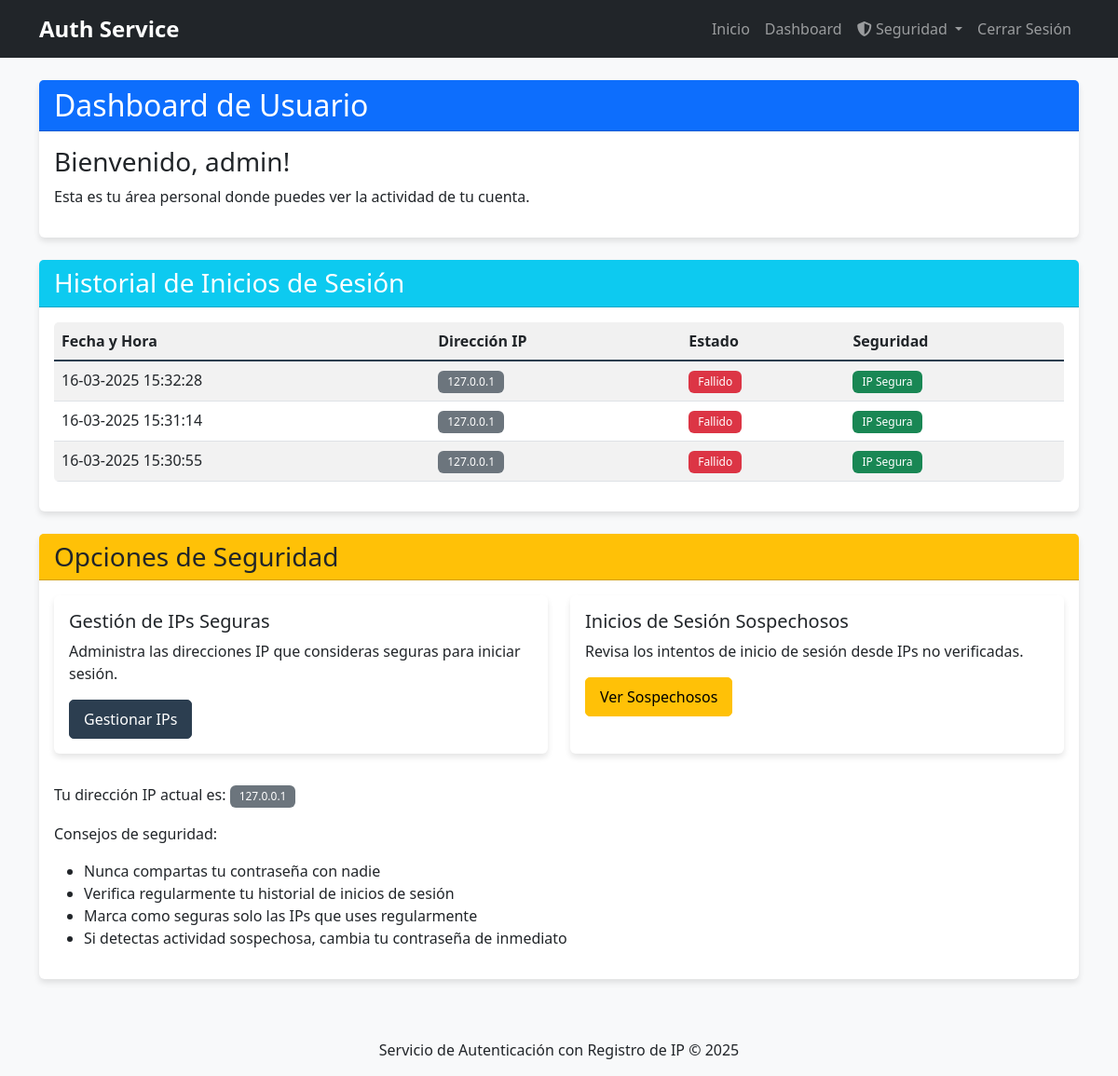
Page /dashboard (signed in) on the earlier database version.
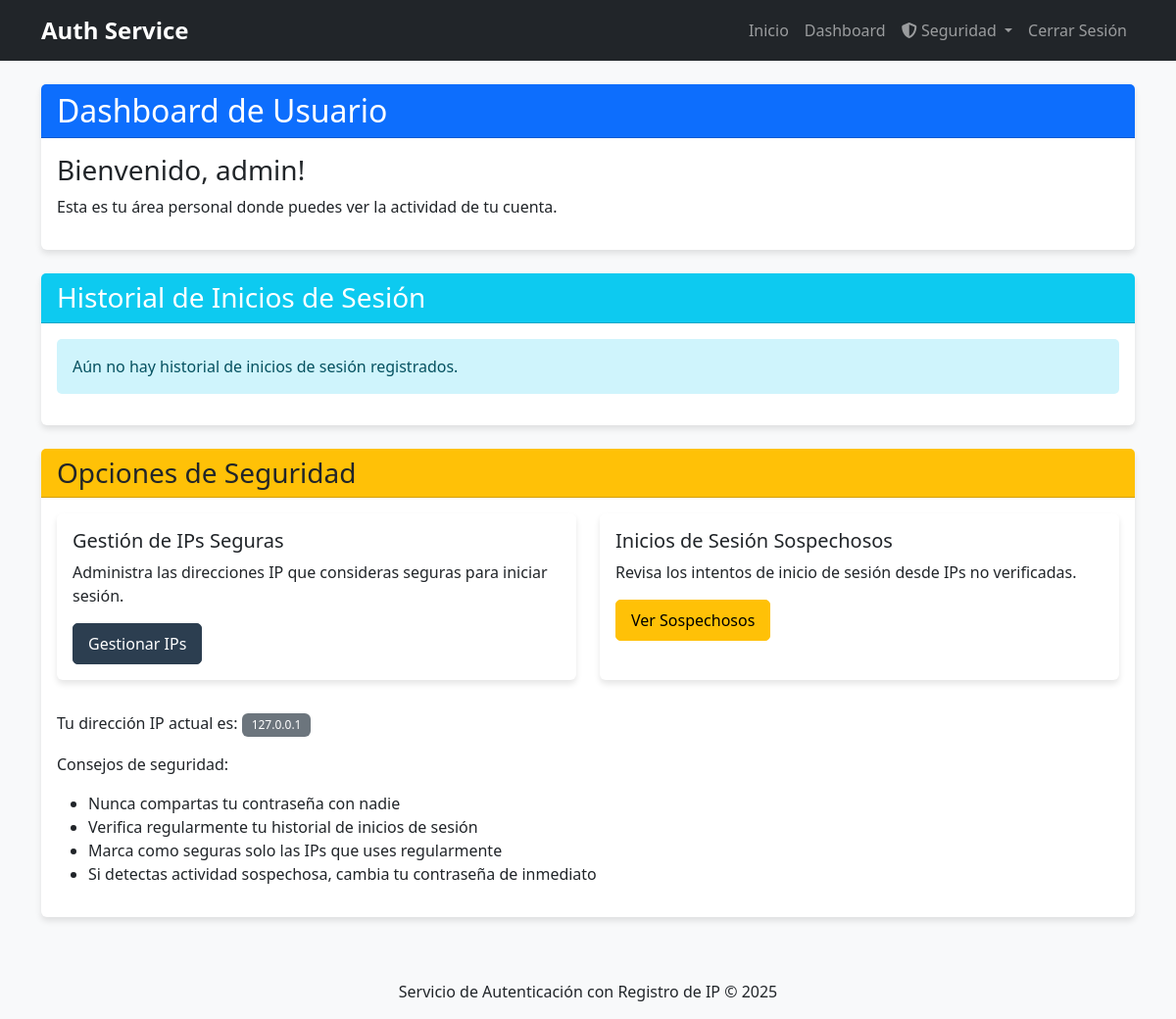
Same page on the later database version.
### app.py (models this page shows)
class LoginHistory(db.Model):
    id = db.Column(db.Integer, primary_key=True)
    user_id = db.Column(db.Integer, db.ForeignKey('user.id'), nullable=False)
    ip_address = db.Column(db.String(45), nullable=False)  # IPv6 puede ser largo
    timestamp = db.Column(db.DateTime, default=datetime.utcnow)
    success = db.Column(db.Boolean, default=True)
    is_suspicious = db.Column(db.Boolean, default=False)  # Nuevo campo para marcar IPs sospechosas

### app.py (the view)
@app.route('/dashboard')
def dashboard():
    if 'user_id' not in session:
        flash('Debes iniciar sesión primero.')
        return redirect(url_for('login'))
    user = User.query.get(session['user_id'])
    login_history = LoginHistory.query.filter_by(user_id=user.id).order_by(LoginHistory.timestamp.desc()).all()
    return render_template('dashboard.html', user=user, login_history=login_history)

### app.py (called while the page is built)
def is_ip_safe(ip_address):
    return SafeIP.query.filter_by(ip_address=ip_address).first() is not None

@app.context_processor
def utility_processor():
    return {
        'is_ip_safe': is_ip_safe
    }

### templates/dashboard.html (shortened to what the changed rows need)
{% extends 'base.html' %}
{% block content %}
<div class="row">
    <div class="col-md-12">
        <div class="card mb-4">
            <div class="card-header bg-primary text-white">
                <h2 class="mb-0">Dashboard de Usuario</h2>
            </div>
        </div>
    </div>
</div>
<div class="row">
    <div class="col-md-12">
        <div class="card">
            <div class="card-body">
                {% if login_history %}
                <div class="table-responsive">
                    <table class="table table-striped table-hover">
                        <thead>
                            <tr>
                                <th>Fecha y Hora</th>
                                <th>Dirección IP</th>
                                <th>Estado</th>
                                <th>Seguridad</th>
                            </tr>
                        </thead>
                        <tbody>
                            {% for login in login_history %}
                            <tr>
                                <td>{{ login.timestamp.strftime('%d-%m-%Y %H:%M:%S') }}</td>
                                <td>
                                    {% if login.is_suspicious %}
                                    <span class="badge bg-warning text-dark">{{ login.ip_address }}</span>
                                    {% else %}
                                    <span class="badge bg-secondary">{{ login.ip_address }}</span>
                                    {% endif %}
                                </td>
                                <td>
                                    {% if login.success %}
                                    <span class="badge bg-success">Exitoso</span>
                                    {% else %}
                                    <span class="badge bg-danger">Fallido</span>
                                    {% endif %}
                                </td>
                                <td>
                                    {% if login.is_suspicious %}
                                    <span class="badge bg-warning text-dark">IP No Verificada</span>
                                    {% else %}
                                    <span class="badge bg-success">IP Segura</span>
                                    {% endif %}
                                </td>
                            </tr>
                            {% endfor %}
                        </tbody>
                    </table>
                </div>
                {% else %}
                <div class="alert alert-info">
                    Aún no hay historial de inicios de sesión registrados.
                </div>
                {% endif %}
            </div>
        </div>
    </div>
</div>
{% endblock %}

Differences in the rows shown:
no longer on this page (row edited): LoginHistory: timestamp "16-03-2025 15:32:28", ip_address "127.0.0.1", success "Fallido", is_suspicious "IP Segura"
no longer on this page (row edited): LoginHistory: timestamp "16-03-2025 15:31:14", ip_address "127.0.0.1", success "Fallido", is_suspicious "IP Segura"
no longer on this page (row edited): LoginHistory: timestamp "16-03-2025 15:30:55", ip_address "127.0.0.1", success "Fallido", is_suspicious "IP Segura"
Other differences:
text no longer shown: "Fecha y Hora Dirección IP Estado Seguridad"
text now shown: "Aún no hay historial de inicios de sesión registrados."
